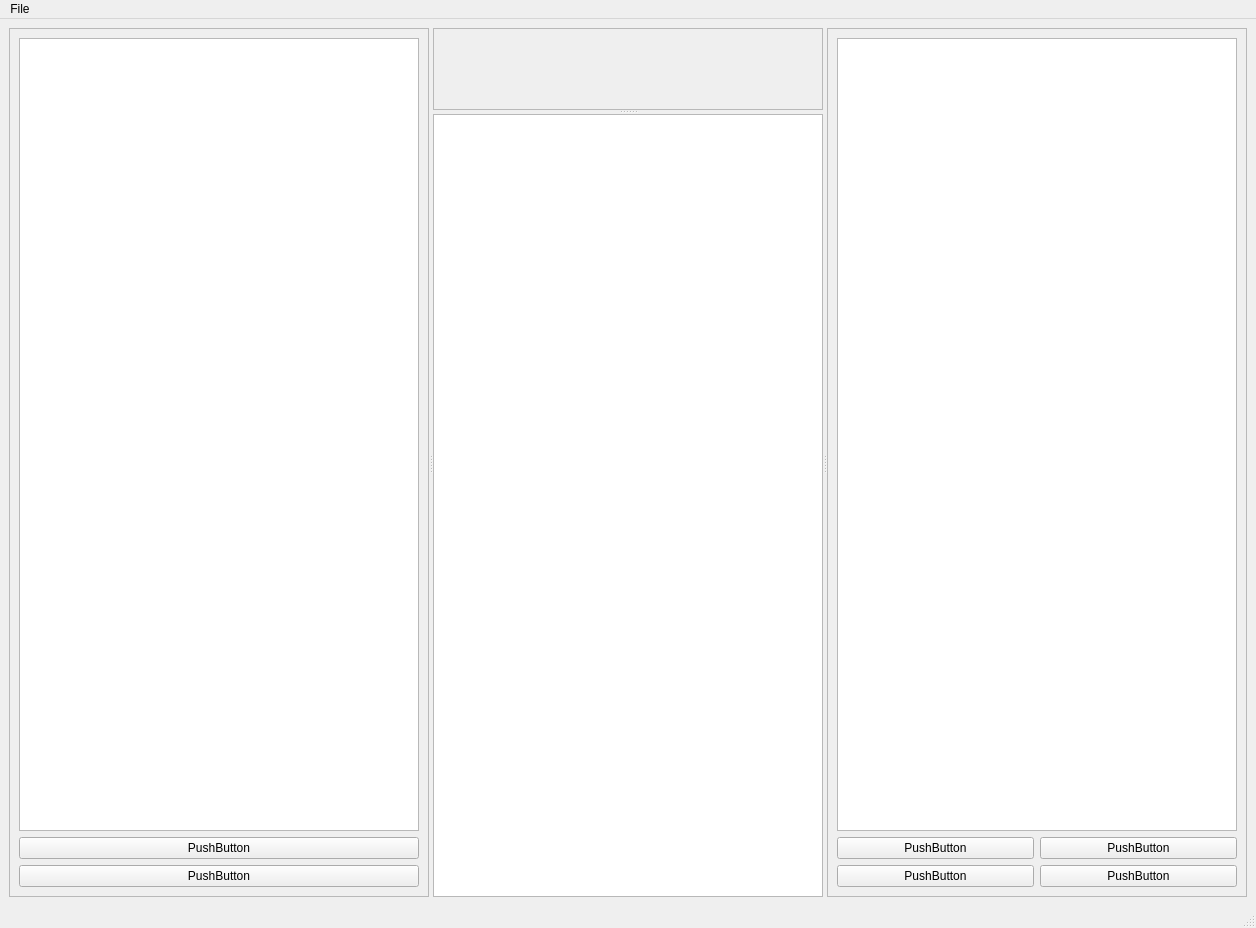
<?xml version="1.0" encoding="UTF-8"?>
<ui version="4.0">
 <class>MainWindow</class>
 <widget class="QMainWindow" name="MainWindow">
  <property name="geometry">
   <rect>
    <x>0</x>
    <y>0</y>
    <width>1256</width>
    <height>928</height>
   </rect>
  </property>
  <property name="windowTitle">
   <string>MainWindow</string>
  </property>
  <widget class="QWidget" name="centralwidget">
   <property name="enabled">
    <bool>true</bool>
   </property>
   <layout class="QHBoxLayout" name="horizontalLayout">
    <item>
     <widget class="QSplitter" name="hsplitter">
      <property name="orientation">
       <enum>Qt::Horizontal</enum>
      </property>
      <widget class="QFrame" name="left_frame">
       <property name="frameShape">
        <enum>QFrame::StyledPanel</enum>
       </property>
       <property name="frameShadow">
        <enum>QFrame::Raised</enum>
       </property>
       <layout class="QGridLayout" name="gridLayout_4">
        <item row="0" column="0" colspan="2">
         <widget class="QTreeView" name="op_tree"/>
        </item>
        <item row="3" column="0" colspan="2">
         <widget class="QPushButton" name="edit_op_button">
          <property name="text">
           <string>PushButton</string>
          </property>
         </widget>
        </item>
        <item row="2" column="0" colspan="2">
         <widget class="QPushButton" name="add_op_button">
          <property name="text">
           <string>PushButton</string>
          </property>
         </widget>
        </item>
       </layout>
      </widget>
      <widget class="QSplitter" name="vsplitter">
       <property name="orientation">
        <enum>Qt::Vertical</enum>
       </property>
       <widget class="QFrame" name="center_frame">
        <property name="frameShape">
         <enum>QFrame::StyledPanel</enum>
        </property>
        <property name="frameShadow">
         <enum>QFrame::Raised</enum>
        </property>
        <layout class="QGridLayout" name="gridLayout_2">
         <item row="0" column="0">
          <layout class="QGridLayout" name="image_viewer"/>
         </item>
        </layout>
       </widget>
       <widget class="QPlainTextEdit" name="message_board">
        <property name="undoRedoEnabled">
         <bool>false</bool>
        </property>
        <property name="readOnly">
         <bool>false</bool>
        </property>
       </widget>
      </widget>
      <widget class="QFrame" name="right_frame">
       <property name="frameShape">
        <enum>QFrame::StyledPanel</enum>
       </property>
       <property name="frameShadow">
        <enum>QFrame::Raised</enum>
       </property>
       <layout class="QGridLayout" name="gridLayout">
        <item row="4" column="0">
         <widget class="QPushButton" name="load_wf_button">
          <property name="text">
           <string>PushButton</string>
          </property>
         </widget>
        </item>
        <item row="3" column="0">
         <widget class="QPushButton" name="edit_wf_button">
          <property name="text">
           <string>PushButton</string>
          </property>
         </widget>
        </item>
        <item row="3" column="1">
         <widget class="QPushButton" name="run_wf_button">
          <property name="text">
           <string>PushButton</string>
          </property>
         </widget>
        </item>
        <item row="4" column="1">
         <widget class="QPushButton" name="save_wf_button">
          <property name="text">
           <string>PushButton</string>
          </property>
         </widget>
        </item>
        <item row="2" column="0" colspan="2">
         <widget class="QTreeView" name="wf_tree"/>
        </item>
       </layout>
      </widget>
     </widget>
    </item>
   </layout>
  </widget>
  <widget class="QMenuBar" name="menubar">
   <property name="geometry">
    <rect>
     <x>0</x>
     <y>0</y>
     <width>1256</width>
     <height>25</height>
    </rect>
   </property>
   <widget class="QMenu" name="menuFile">
    <property name="title">
     <string>File</string>
    </property>
    <addaction name="actionOpen"/>
    <addaction name="actionSave_Project"/>
    <addaction name="separator"/>
    <addaction name="actionExit"/>
   </widget>
   <addaction name="menuFile"/>
  </widget>
  <widget class="QStatusBar" name="statusbar"/>
  <action name="actionCalibrate">
   <property name="text">
    <string>HDF5 Builder</string>
   </property>
  </action>
  <action name="actionOpen">
   <property name="text">
    <string>Open Project</string>
   </property>
  </action>
  <action name="actionExit">
   <property name="text">
    <string>Exit</string>
   </property>
  </action>
  <action name="actionSave_Project">
   <property name="text">
    <string>Save Project</string>
   </property>
  </action>
  <action name="actionImage_1">
   <property name="text">
    <string>Image 1</string>
   </property>
  </action>
 </widget>
 <resources/>
 <connections/>
</ui>
